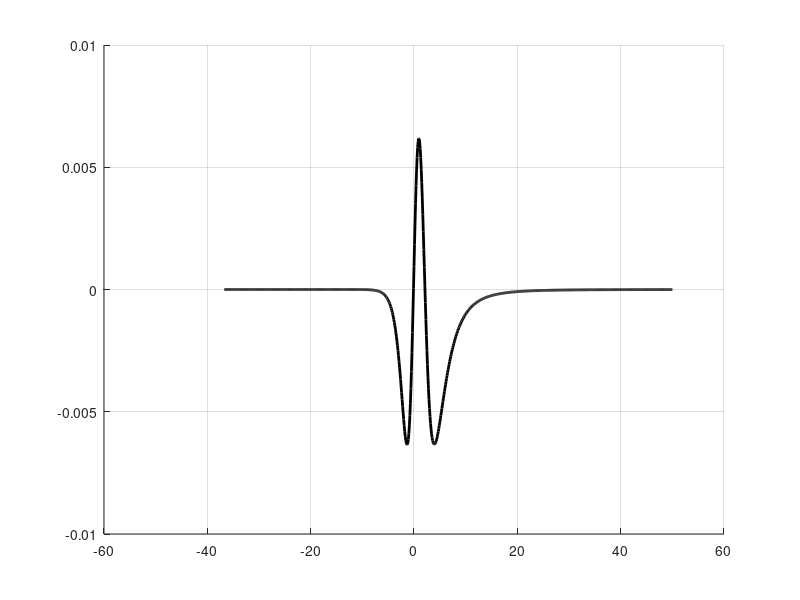

Recreate this plot in MATLAB.
clc
clear all
close all

format long

k = 2; N = 4;
n = 0:N+1; m = 0:N;

a = [1 ...
     0.2263816364340698560028783 ...
     0.0533684335574798857246766 ...
     0.0062904756340795211604491 ...
     0.0005023228274452983506998 ...
     0.0000189379675088061004880];
b = [1 ...
     0.0388816364340691133155655 ...
     0.0243043998742774445085992 ...
     0.0006290985326433190105734 ...
     0.0000657018161945458806177];
 
x = 0:0.1:50;
y = log(1 + exp(x));

x_minus = 0:-0.1:-50;
y_minus = log(1 + exp(x_minus));

c3 = ((k+1)*pi^2)/(gamma(k+2)^(6/k));
c4 = 1/(gamma(k+2)^(6/k));
% c1 = 0.93, c2 = 1.11
x_probe = [-0.1; 2.12];
y_probe = log(1+exp(x_probe));
if (x_probe(1) ~=0 || x_probe(2) ~= 0)
    y_probe_m = log(1+exp(-x_probe));
else
    y_probe_m = y_probe;
end
y_interp = [y_probe y_probe.^2];

if x_probe(1) ~=0 || x_probe(2) ~= 0
    P_probe = x_probe.^3/3 + x_probe.*pi^2/3;
end

for i = 1:length(y_probe)
    I_minus(i) = gamma(k+1)*y_probe_m(i).*(sum(a.*(y_probe_m(i).^n))/sum(b.*(y_probe_m(i).^m)))^k;
end
if x_probe(1) ~=0 || x_probe(2) ~= 0
    I = P_probe + ((-1)^k)*I_minus';
else 
end

Right = (I./(gamma(k+1)*y_probe)).^(6/k) - 1 - c3*y_probe.^4 - c4*y_probe.^6;

C = inv(y_interp)*Right;
% c1 = C(1); c2 = C(2);
%% c1 = 0.926812873509636, c2 = 1.106823652226405
c1 = 0.927; c2 = 1.107;

P = x.^3/3 + x.*pi^2/3;
for i = 1: length(y)
    I_precesion_minus(i) = gamma(k+1)*y_minus(i).*(sum(a.*(y_minus(i).^n))/sum(b.*(y_minus(i).^m)))^k;
    I_precesion(i) = P(i) + ((-1)^k)*I_precesion_minus(i);

end

I_approximate = (1 + c1*y+c2*y.^2+c3*y.^4 + c4*y.^6);
I_approximate_minus = (1 + c1*y_minus+c2*y_minus.^2+c3*y_minus.^4 + c4*y_minus.^6);

delta = (I_approximate.*(gamma(k+1)*y./I_precesion).^(6/k) - 1)*(k/6);
delta_minus = (I_approximate_minus.*(gamma(k+1)*y_minus./I_precesion_minus).^(6/k) - 1)*(k/6);    
d = [delta_minus, delta];
hold on, grid on
plot([x_minus, x], d, 'k', 'linewidth',2)

% plot([-10,0;30,0],[0,-0.01;0,0.01],'k','linewidth',1.5);
% axis([-30 30 -2.5 1]),grid on
